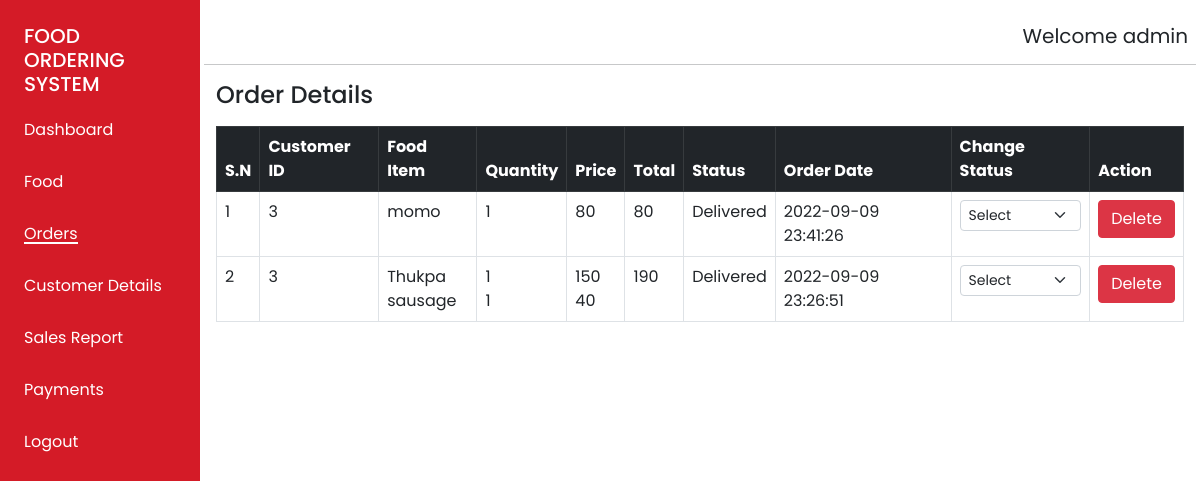
Screenshot of /admin/orders.php (signed in) with the database file from the repository.
### tables this page shows
CREATE TABLE `orders` (
  `order_number` int(11) NOT NULL,
  `food_items` varchar(228) NOT NULL,
  `order_date` datetime NOT NULL DEFAULT current_timestamp(),
  `order_qty` varchar(60) NOT NULL,
  `food_price` varchar(60) NOT NULL,
  `total_amount` varchar(30) NOT NULL,
  `order_status` varchar(10) NOT NULL DEFAULT 'pending',
  `customer_id` int(11) NOT NULL
);

### admin/orders.php (the view, shortened to what this page needs)
<?php
include 'config.php';
$sql = "SELECT * FROM orders ORDER BY order_date DESC";
$result = mysqli_query($con, $sql);
$data = [];
if (mysqli_num_rows($result) > 0) {
  while ($row = mysqli_fetch_assoc($result)) {
    array_push($data, $row);
  }
}
?>
<!DOCTYPE html>
<html lang="en">
<head>
  <link rel="stylesheet" href="style.css" />
  <link href="https://cdn.jsdelivr.net/npm/bootstrap@5.0.2/dist/css/bootstrap.min.css" rel="stylesheet" />
</head>
<body>
  <div class="container-fluid dashboard font">
    <div class="row min-vh-100">
      <div class="col-sm-2  px-4 ">
        <h5 class="text-white text-uppercase pt-4 ">Food Ordering System</h5>
        <nav class="text-capitalize">
          <ul>
            <li><a href="dashboard.php">Dashboard</a></li>
            <li><a href="food.php">Food</a></li>
            <li><a href="orders.php" class="font active">Orders</a></li>
            <li><a href="customerdetails.php" >Customer Details</a></li>
           <li><a href="salesreport.php">sales report</a></li>
            <li><a href="payment.php" class="font">Payments</a></li>
            <li><a href="../adminlogout.php">logout</a></li>
          </ul>
        </nav>
      </div>
      <div class="col-sm-10 p-3">
        <div class="row">
          <h5 class="text-end h5 fw-normal p-2">Welcome <?php echo $_SESSION['admin'];?></h5>
          <hr>
        </div>
        <p class="text-capitalize h4 ">Order details</p>
        <table class="table table-bordered mt-3">
          <thead class="table-dark">
            <tr class="text-capitalize ">
            <th>S.N</th>
            <th>Customer ID</th>
            <th>Food item</th>
            <th>Quantity</th>
            <th>Price</th>
            <th>Total</th>
            <th>Status</th>
            <th>Order Date</th>
            <th>Change Status</th>
            <th>Action</th>
            </tr>
          </thead>
          <?php
            $i=1;
            foreach ($data as $d) {
          ?>
          <tbody>
            <tr>
            <td><?php echo $i++; ?></td>
            <td><?php echo $d['customer_id']; ?></td>
            <td><?php echo $d['food_items']; ?></td>
            <td><?php echo $d['order_qty'];?></td>
            <td><?php echo $d['food_price'];?></td>
            <td><?php echo $d['total_amount'];?></td>
            <td><?php echo $d['order_status'];?></td>
            <td><?php echo $d['order_date'];?></td>
            <td>
              <form action="updateorder.php" method="post">
                <select name="status" onchange="form.submit()" class="form-select  form-select-sm">
                  <option>Select</option>
                </select>
              </form>
            </td>
            <td>
              <button class="btn btn-danger"><a class="text-decoration-none text-white" href="deleteorder.php?id=<?php echo $d['order_number'];?>" onclick="return confirm('Are you sure you want to cancel your order?');">Delete</a> </button>
            </td>
            </tr>
          </tbody>
          <?php } ?>
        </table>
        </div>
      </div>
    </div>
</body>
</html>

### admin/style.css (style rules this page uses)
* { margin: 0; padding: 0; box-sizing: border-box; scroll-behavior: smooth; }
.font { font-family: 'Poppins', sans-serif; }
.col-sm-2 { position: relative; overflow: hidden; min-height: 100vh; z-index: 100; background-color: #D41B27; }
.col-sm-2> nav >ul { list-style: none; padding-left: 0; font-weight: 400; }
.col-sm-2> nav >ul >li { padding:14px 0; }
.col-sm-2> nav >ul >li> a { position: relative; text-decoration: none; color: white; font-size: 16px; }
.col-sm-2> nav >ul >li> a.active::after { transform: scale(1); }
.col-sm-2> nav >ul >li> a::after { content: ''; position: absolute; top:20px; left:0; height: 2px; width: 100%; background-color: white; transform-origin: left; transform: scale(0); transition: .5s; }
.col-sm-10 { position:relative; }

### rows the page displays
orders: customer "3", food_items "momo", order_qty "1", food_price "80", total_amount "80", order_status "Delivered", order_date "2022-09-09 23:41:26"
orders: customer "3", food_items "Thukpa sausage", order_qty "1 1", food_price "150 40", total_amount "190", order_status "Delivered", order_date "2022-09-09 23:26:51"

### other values shown
$_SESSION['admin'] "admin"
